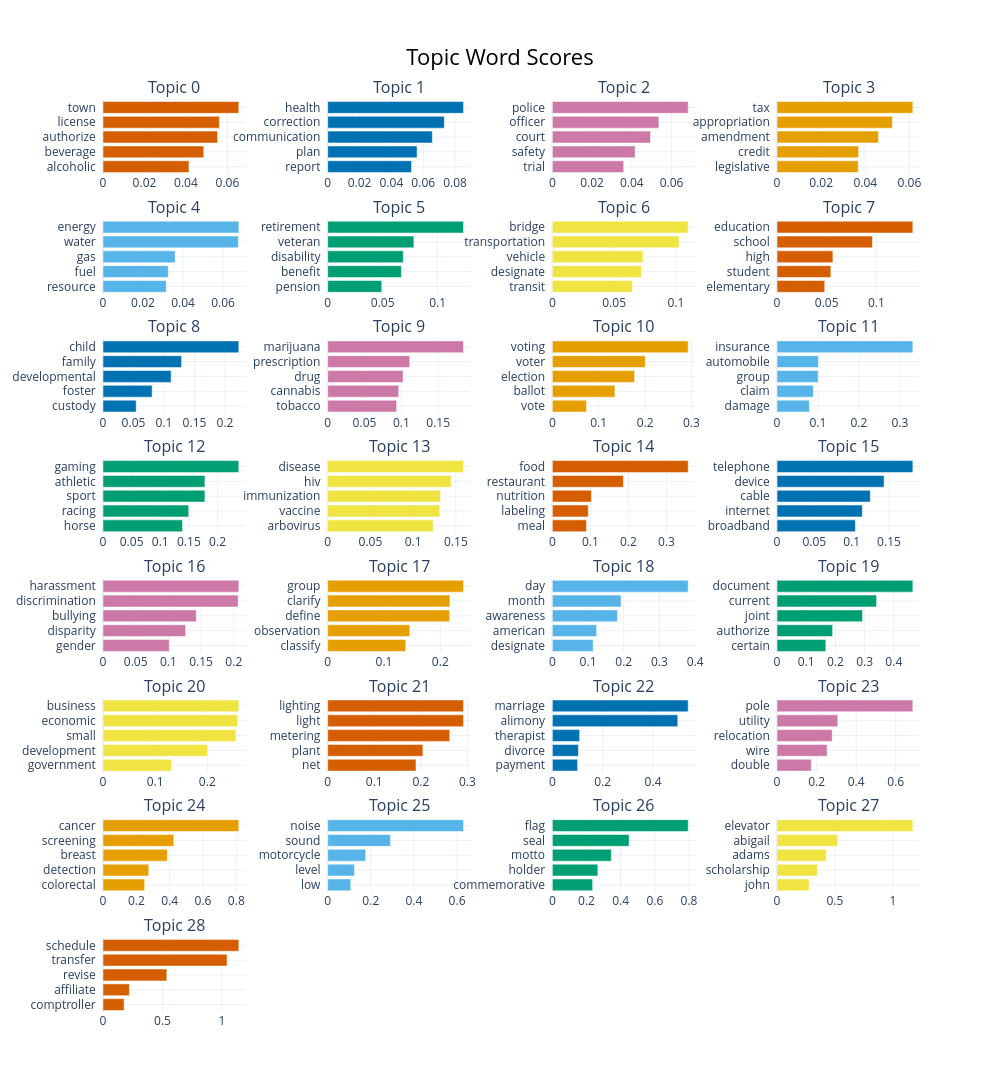

This figure's notebook cell:
### Code cell
topic_model2.visualize_barchart(top_n_topics=50)

### Figure 1 — Plotly figure (JSON) as saved in the notebook; plotly's stock layout.template omitted (floating-point values rounded to 4 significant figures)
{"data": [{"marker": {"color": "#D55E00"}, "orientation": "h", "type": "bar", "x": [0.04146, 0.04861, 0.05525, 0.0561, 0.0655], "xaxis": "x", "y": ["alcoholic  ", "beverage  ", "authorize  ", "license  ", "town  "], "yaxis": "y"}, {"marker": {"color": "#0072B2"}, "orientation": "h", "type": "bar", "x": [0.05267, 0.05615, 0.06572, 0.07323, 0.08529], "xaxis": "x2", "y": ["report  ", "plan  ", "communication  ", "correction  ", "health  "], "yaxis": "y2"}, {"marker": {"color": "#CC79A7"}, "orientation": "h", "type": "bar", "x": [0.03592, 0.04166, 0.04943, 0.05361, 0.06839], "xaxis": "x3", "y": ["trial  ", "safety  ", "court  ", "officer  ", "police  "], "yaxis": "y3"}, {"marker": {"color": "#E69F00"}, "orientation": "h", "type": "bar", "x": [0.03681, 0.03699, 0.04597, 0.05227, 0.06155], "xaxis": "x4", "y": ["legislative  ", "credit  ", "amendment  ", "appropriation  ", "tax  "], "yaxis": "y4"}, {"marker": {"color": "#56B4E9"}, "orientation": "h", "type": "bar", "x": [0.03162, 0.03263, 0.03608, 0.06768, 0.06789], "xaxis": "x5", "y": ["resource  ", "fuel  ", "gas  ", "water  ", "energy  "], "yaxis": "y5"}, {"marker": {"color": "#009E73"}, "orientation": "h", "type": "bar", "x": [0.04916, 0.06701, 0.06873, 0.07839, 0.1235], "xaxis": "x6", "y": ["pension  ", "benefit  ", "disability  ", "veteran  ", "retirement  "], "yaxis": "y6"}, {"marker": {"color": "#F0E442"}, "orientation": "h", "type": "bar", "x": [0.06484, 0.07215, 0.07335, 0.1025, 0.1099], "xaxis": "x7", "y": ["transit  ", "designate  ", "vehicle  ", "transportation  ", "bridge  "], "yaxis": "y7"}, {"marker": {"color": "#D55E00"}, "orientation": "h", "type": "bar", "x": [0.04801, 0.05418, 0.05622, 0.09611, 0.1367], "xaxis": "x8", "y": ["elementary  ", "student  ", "high  ", "school  ", "education  "], "yaxis": "y8"}, {"marker": {"color": "#0072B2"}, "orientation": "h", "type": "bar", "x": [0.05441, 0.08058, 0.1117, 0.1289, 0.2227], "xaxis": "x9", "y": ["custody  ", "foster  ", "developmental  ", "family  ", "child  "], "yaxis": "y9"}, {"marker": {"color": "#CC79A7"}, "orientation": "h", "type": "bar", "x": [0.09357, 0.09639, 0.1023, 0.1114, 0.1844], "xaxis": "x10", "y": ["tobacco  ", "cannabis  ", "drug  ", "prescription  ", "marijuana  "], "yaxis": "y10"}, {"marker": {"color": "#E69F00"}, "orientation": "h", "type": "bar", "x": [0.07353, 0.135, 0.1772, 0.2003, 0.293], "xaxis": "x11", "y": ["vote  ", "ballot  ", "election  ", "voter  ", "voting  "], "yaxis": "y11"}, {"marker": {"color": "#56B4E9"}, "orientation": "h", "type": "bar", "x": [0.07893, 0.08887, 0.1005, 0.101, 0.3318], "xaxis": "x12", "y": ["damage  ", "claim  ", "group  ", "automobile  ", "insurance  "], "yaxis": "y12"}, {"marker": {"color": "#009E73"}, "orientation": "h", "type": "bar", "x": [0.1388, 0.1497, 0.1779, 0.178, 0.2372], "xaxis": "x13", "y": ["horse  ", "racing  ", "sport  ", "athletic  ", "gaming  "], "yaxis": "y13"}, {"marker": {"color": "#F0E442"}, "orientation": "h", "type": "bar", "x": [0.1235, 0.1312, 0.1321, 0.1443, 0.1589], "xaxis": "x14", "y": ["arbovirus  ", "vaccine  ", "immunization  ", "hiv  ", "disease  "], "yaxis": "y14"}, {"marker": {"color": "#D55E00"}, "orientation": "h", "type": "bar", "x": [0.08986, 0.09445, 0.1028, 0.187, 0.3574], "xaxis": "x15", "y": ["meal  ", "labeling  ", "nutrition  ", "restaurant  ", "food  "], "yaxis": "y15"}, {"marker": {"color": "#0072B2"}, "orientation": "h", "type": "bar", "x": [0.105, 0.1143, 0.125, 0.1435, 0.182], "xaxis": "x16", "y": ["broadband  ", "internet  ", "cable  ", "device  ", "telephone  "], "yaxis": "y16"}, {"marker": {"color": "#CC79A7"}, "orientation": "h", "type": "bar", "x": [0.1013, 0.1263, 0.1427, 0.2066, 0.2077], "xaxis": "x17", "y": ["gender  ", "disparity  ", "bullying  ", "discrimination  ", "harassment  "], "yaxis": "y17"}, {"marker": {"color": "#E69F00"}, "orientation": "h", "type": "bar", "x": [0.1388, 0.1458, 0.2165, 0.2171, 0.2412], "xaxis": "x18", "y": ["classify  ", "observation  ", "define  ", "clarify  ", "group  "], "yaxis": "y18"}, {"marker": {"color": "#56B4E9"}, "orientation": "h", "type": "bar", "x": [0.1144, 0.124, 0.1824, 0.1925, 0.3806], "xaxis": "x19", "y": ["designate  ", "american  ", "awareness  ", "month  ", "day  "], "yaxis": "y19"}, {"marker": {"color": "#009E73"}, "orientation": "h", "type": "bar", "x": [0.1672, 0.1903, 0.2929, 0.341, 0.4653], "xaxis": "x20", "y": ["certain  ", "authorize  ", "joint  ", "current  ", "document  "], "yaxis": "y20"}, {"marker": {"color": "#F0E442"}, "orientation": "h", "type": "bar", "x": [0.1315, 0.2002, 0.2547, 0.2582, 0.2604], "xaxis": "x21", "y": ["government  ", "development  ", "small  ", "economic  ", "business  "], "yaxis": "y21"}, {"marker": {"color": "#D55E00"}, "orientation": "h", "type": "bar", "x": [0.1896, 0.2044, 0.262, 0.2916, 0.2916], "xaxis": "x22", "y": ["net  ", "plant  ", "metering  ", "light  ", "lighting  "], "yaxis": "y22"}, {"marker": {"color": "#0072B2"}, "orientation": "h", "type": "bar", "x": [0.1002, 0.1035, 0.1085, 0.4982, 0.5395], "xaxis": "x23", "y": ["payment  ", "divorce  ", "therapist  ", "alimony  ", "marriage  "], "yaxis": "y23"}, {"marker": {"color": "#CC79A7"}, "orientation": "h", "type": "bar", "x": [0.1732, 0.2532, 0.279, 0.3071, 0.6865], "xaxis": "x24", "y": ["double  ", "wire  ", "relocation  ", "utility  ", "pole  "], "yaxis": "y24"}, {"marker": {"color": "#E69F00"}, "orientation": "h", "type": "bar", "x": [0.2499, 0.2746, 0.3859, 0.4248, 0.8151], "xaxis": "x25", "y": ["colorectal  ", "detection  ", "breast  ", "screening  ", "cancer  "], "yaxis": "y25"}, {"marker": {"color": "#56B4E9"}, "orientation": "h", "type": "bar", "x": [0.1071, 0.1241, 0.1763, 0.2913, 0.6299], "xaxis": "x26", "y": ["low  ", "level  ", "motorcycle  ", "sound  ", "noise  "], "yaxis": "y26"}, {"marker": {"color": "#009E73"}, "orientation": "h", "type": "bar", "x": [0.236, 0.2663, 0.3449, 0.4493, 0.7952], "xaxis": "x27", "y": ["commemorative  ", "holder  ", "motto  ", "seal  ", "flag  "], "yaxis": "y27"}, {"marker": {"color": "#F0E442"}, "orientation": "h", "type": "bar", "x": [0.2761, 0.3485, 0.425, 0.5232, 1.172], "xaxis": "x28", "y": ["john  ", "scholarship  ", "adams  ", "abigail  ", "elevator  "], "yaxis": "y28"}, {"marker": {"color": "#D55E00"}, "orientation": "h", "type": "bar", "x": [0.1774, 0.2217, 0.5367, 1.043, 1.142], "xaxis": "x29", "y": ["comptroller  ", "affiliate  ", "revise  ", "transfer  ", "schedule  "], "yaxis": "y29"}], "layout": {"annotations": [{"font": {"size": 16}, "showarrow": false, "text": "Topic 0", "x": 0.0875, "xanchor": "center", "xref": "paper", "y": 1, "yanchor": "bottom", "yref": "paper"}, {"font": {"size": 16}, "showarrow": false, "text": "Topic 1", "x": 0.3625, "xanchor": "center", "xref": "paper", "y": 1, "yanchor": "bottom", "yref": "paper"}, {"font": {"size": 16}, "showarrow": false, "text": "Topic 2", "x": 0.6375, "xanchor": "center", "xref": "paper", "y": 1, "yanchor": "bottom", "yref": "paper"}, {"font": {"size": 16}, "showarrow": false, "text": "Topic 3", "x": 0.9125, "xanchor": "center", "xref": "paper", "y": 1, "yanchor": "bottom", "yref": "paper"}, {"font": {"size": 16}, "showarrow": false, "text": "Topic 4", "x": 0.0875, "xanchor": "center", "xref": "paper", "y": 0.8687, "yanchor": "bottom", "yref": "paper"}, {"font": {"size": 16}, "showarrow": false, "text": "Topic 5", "x": 0.3625, "xanchor": "center", "xref": "paper", "y": 0.8687, "yanchor": "bottom", "yref": "paper"}, {"font": {"size": 16}, "showarrow": false, "text": "Topic 6", "x": 0.6375, "xanchor": "center", "xref": "paper", "y": 0.8687, "yanchor": "bottom", "yref": "paper"}, {"font": {"size": 16}, "showarrow": false, "text": "Topic 7", "x": 0.9125, "xanchor": "center", "xref": "paper", "y": 0.8687, "yanchor": "bottom", "yref": "paper"}, {"font": {"size": 16}, "showarrow": false, "text": "Topic 8", "x": 0.0875, "xanchor": "center", "xref": "paper", "y": 0.7375, "yanchor": "bottom", "yref": "paper"}, {"font": {"size": 16}, "showarrow": false, "text": "Topic 9", "x": 0.3625, "xanchor": "center", "xref": "paper", "y": 0.7375, "yanchor": "bottom", "yref": "paper"}, {"font": {"size": 16}, "showarrow": false, "text": "Topic 10", "x": 0.6375, "xanchor": "center", "xref": "paper", "y": 0.7375, "yanchor": "bottom", "yref": "paper"}, {"font": {"size": 16}, "showarrow": false, "text": "Topic 11", "x": 0.9125, "xanchor": "center", "xref": "paper", "y": 0.7375, "yanchor": "bottom", "yref": "paper"}, {"font": {"size": 16}, "showarrow": false, "text": "Topic 12", "x": 0.0875, "xanchor": "center", "xref": "paper", "y": 0.6062, "yanchor": "bottom", "yref": "paper"}, {"font": {"size": 16}, "showarrow": false, "text": "Topic 13", "x": 0.3625, "xanchor": "center", "xref": "paper", "y": 0.6062, "yanchor": "bottom", "yref": "paper"}, {"font": {"size": 16}, "showarrow": false, "text": "Topic 14", "x": 0.6375, "xanchor": "center", "xref": "paper", "y": 0.6062, "yanchor": "bottom", "yref": "paper"}, {"font": {"size": 16}, "showarrow": false, "text": "Topic 15", "x": 0.9125, "xanchor": "center", "xref": "paper", "y": 0.6062, "yanchor": "bottom", "yref": "paper"}, {"font": {"size": 16}, "showarrow": false, "text": "Topic 16", "x": 0.0875, "xanchor": "center", "xref": "paper", "y": 0.475, "yanchor": "bottom", "yref": "paper"}, {"font": {"size": 16}, "showarrow": false, "text": "Topic 17", "x": 0.3625, "xanchor": "center", "xref": "paper", "y": 0.475, "yanchor": "bottom", "yref": "paper"}, {"font": {"size": 16}, "showarrow": false, "text": "Topic 18", "x": 0.6375, "xanchor": "center", "xref": "paper", "y": 0.475, "yanchor": "bottom", "yref": "paper"}, {"font": {"size": 16}, "showarrow": false, "text": "Topic 19", "x": 0.9125, "xanchor": "center", "xref": "paper", "y": 0.475, "yanchor": "bottom", "yref": "paper"}, {"font": {"size": 16}, "showarrow": false, "text": "Topic 20", "x": 0.0875, "xanchor": "center", "xref": "paper", "y": 0.3437, "yanchor": "bottom", "yref": "paper"}, {"font": {"size": 16}, "showarrow": false, "text": "Topic 21", "x": 0.3625, "xanchor": "center", "xref": "paper", "y": 0.3437, "yanchor": "bottom", "yref": "paper"}, {"font": {"size": 16}, "showarrow": false, "text": "Topic 22", "x": 0.6375, "xanchor": "center", "xref": "paper", "y": 0.3437, "yanchor": "bottom", "yref": "paper"}, {"font": {"size": 16}, "showarrow": false, "text": "Topic 23", "x": 0.9125, "xanchor": "center", "xref": "paper", "y": 0.3437, "yanchor": "bottom", "yref": "paper"}, {"font": {"size": 16}, "showarrow": false, "text": "Topic 24", "x": 0.0875, "xanchor": "center", "xref": "paper", "y": 0.2125, "yanchor": "bottom", "yref": "paper"}, {"font": {"size": 16}, "showarrow": false, "text": "Topic 25", "x": 0.3625, "xanchor": "center", "xref": "paper", "y": 0.2125, "yanchor": "bottom", "yref": "paper"}, {"font": {"size": 16}, "showarrow": false, "text": "Topic 26", "x": 0.6375, "xanchor": "center", "xref": "paper", "y": 0.2125, "yanchor": "bottom", "yref": "paper"}, {"font": {"size": 16}, "showarrow": false, "text": "Topic 27", "x": 0.9125, "xanchor": "center", "xref": "paper", "y": 0.2125, "yanchor": "bottom", "yref": "paper"}, {"font": {"size": 16}, "showarrow": false, "text": "Topic 28", "x": 0.0875, "xanchor": "center", "xref": "paper", "y": 0.08125, "yanchor": "bottom", "yref": "paper"}], "height": 2000, "hoverlabel": {"bgcolor": "white", "font": {"family": "Rockwell", "size": 16}}, "showlegend": false, "title": {"font": {"color": "Black", "size": 22}, "text": "Topic Word Scores", "x": 0.5, "xanchor": "center", "yanchor": "top"}, "width": 1000, "xaxis": {"anchor": "y", "domain": [0, 0.175], "showgrid": true}, "xaxis10": {"anchor": "y10", "domain": [0.275, 0.45], "showgrid": true}, "xaxis11": {"anchor": "y11", "domain": [0.55, 0.725], "showgrid": true}, "xaxis12": {"anchor": "y12", "domain": [0.825, 1], "showgrid": true}, "xaxis13": {"anchor": "y13", "domain": [0, 0.175], "showgrid": true}, "xaxis14": {"anchor": "y14", "domain": [0.275, 0.45], "showgrid": true}, "xaxis15": {"anchor": "y15", "domain": [0.55, 0.725], "showgrid": true}, "xaxis16": {"anchor": "y16", "domain": [0.825, 1], "showgrid": true}, "xaxis17": {"anchor": "y17", "domain": [0, 0.175], "showgrid": true}, "xaxis18": {"anchor": "y18", "domain": [0.275, 0.45], "showgrid": true}, "xaxis19": {"anchor": "y19", "domain": [0.55, 0.725], "showgrid": true}, "xaxis2": {"anchor": "y2", "domain": [0.275, 0.45], "showgrid": true}, "xaxis20": {"anchor": "y20", "domain": [0.825, 1], "showgrid": true}, "xaxis21": {"anchor": "y21", "domain": [0, 0.175], "showgrid": true}, "xaxis22": {"anchor": "y22", "domain": [0.275, 0.45], "showgrid": true}, "xaxis23": {"anchor": "y23", "domain": [0.55, 0.725], "showgrid": true}, "xaxis24": {"anchor": "y24", "domain": [0.825, 1], "showgrid": true}, "xaxis25": {"anchor": "y25", "domain": [0, 0.175], "showgrid": true}, "xaxis26": {"anchor": "y26", "domain": [0.275, 0.45], "showgrid": true}, "xaxis27": {"anchor": "y27", "domain": [0.55, 0.725], "showgrid": true}, "xaxis28": {"anchor": "y28", "domain": [0.825, 1], "showgrid": true}, "xaxis29": {"anchor": "y29", "domain": [0, 0.175], "showgrid": true}, "xaxis3": {"anchor": "y3", "domain": [0.55, 0.725], "showgrid": true}, "xaxis30": {"anchor": "y30", "domain": [0.275, 0.45], "showgrid": true}, "xaxis31": {"anchor": "y31", "domain": [0.55, 0.725], "showgrid": true}, "xaxis32": {"anchor": "y32", "domain": [0.825, 1], "showgrid": true}, "xaxis4": {"anchor": "y4", "domain": [0.825, 1], "showgrid": true}, "xaxis5": {"anchor": "y5", "domain": [0, 0.175], "showgrid": true}, "xaxis6": {"anchor": "y6", "domain": [0.275, 0.45], "showgrid": true}, "xaxis7": {"anchor": "y7", "domain": [0.55, 0.725], "showgrid": true}, "xaxis8": {"anchor": "y8", "domain": [0.825, 1], "showgrid": true}, "xaxis9": {"anchor": "y9", "domain": [0, 0.175], "showgrid": true}, "yaxis": {"anchor": "x", "domain": [0.9187, 1], "showgrid": true}, "yaxis10": {"anchor": "x10", "domain": [0.6562, 0.7375], "showgrid": true}, "yaxis11": {"anchor": "x11", "domain": [0.6562, 0.7375], "showgrid": true}, "yaxis12": {"anchor": "x12", "domain": [0.6562, 0.7375], "showgrid": true}, "yaxis13": {"anchor": "x13", "domain": [0.525, 0.6062], "showgrid": true}, "yaxis14": {"anchor": "x14", "domain": [0.525, 0.6062], "showgrid": true}, "yaxis15": {"anchor": "x15", "domain": [0.525, 0.6062], "showgrid": true}, "yaxis16": {"anchor": "x16", "domain": [0.525, 0.6062], "showgrid": true}, "yaxis17": {"anchor": "x17", "domain": [0.3937, 0.475], "showgrid": true}, "yaxis18": {"anchor": "x18", "domain": [0.3937, 0.475], "showgrid": true}, "yaxis19": {"anchor": "x19", "domain": [0.3937, 0.475], "showgrid": true}, "yaxis2": {"anchor": "x2", "domain": [0.9187, 1], "showgrid": true}, "yaxis20": {"anchor": "x20", "domain": [0.3937, 0.475], "showgrid": true}, "yaxis21": {"anchor": "x21", "domain": [0.2625, 0.3437], "showgrid": true}, "yaxis22": {"anchor": "x22", "domain": [0.2625, 0.3437], "showgrid": true}, "yaxis23": {"anchor": "x23", "domain": [0.2625, 0.3437], "showgrid": true}, "yaxis24": {"anchor": "x24", "domain": [0.2625, 0.3437], "showgrid": true}, "yaxis25": {"anchor": "x25", "domain": [0.1312, 0.2125], "showgrid": true}, "yaxis26": {"anchor": "x26", "domain": [0.1312, 0.2125], "showgrid": true}, "yaxis27": {"anchor": "x27", "domain": [0.1312, 0.2125], "showgrid": true}, "yaxis28": {"anchor": "x28", "domain": [0.1312, 0.2125], "showgrid": true}, "yaxis29": {"anchor": "x29", "domain": [0, 0.08125], "showgrid": true}, "yaxis3": {"anchor": "x3", "domain": [0.9187, 1], "showgrid": true}, "yaxis30": {"anchor": "x30", "domain": [0, 0.08125], "showgrid": true}, "yaxis31": {"anchor": "x31", "domain": [0, 0.08125], "showgrid": true}, "yaxis32": {"anchor": "x32", "domain": [0, 0.08125], "showgrid": true}, "yaxis4": {"anchor": "x4", "domain": [0.9187, 1], "showgrid": true}, "yaxis5": {"anchor": "x5", "domain": [0.7875, 0.8687], "showgrid": true}, "yaxis6": {"anchor": "x6", "domain": [0.7875, 0.8687], "showgrid": true}, "yaxis7": {"anchor": "x7", "domain": [0.7875, 0.8687], "showgrid": true}, "yaxis8": {"anchor": "x8", "domain": [0.7875, 0.8687], "showgrid": true}, "yaxis9": {"anchor": "x9", "domain": [0.6562, 0.7375], "showgrid": true}}}
